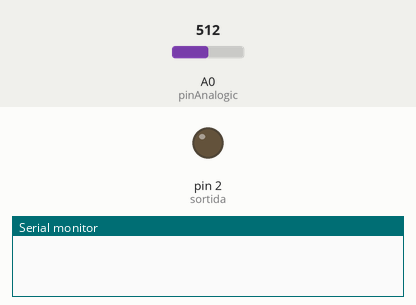
The sketch below on a simulated Arduino Uno, built with avr-gcc and run on an emulated ATmega328P. On the bench: output pins drawn as LEDs (lit = HIGH), the last lines printed to the serial monitor. The test bench sets the inputs (shaded band); at power-on: A0 (pinAnalogic) = 512.

Above: at 0.1 s.
At 30.1 s:
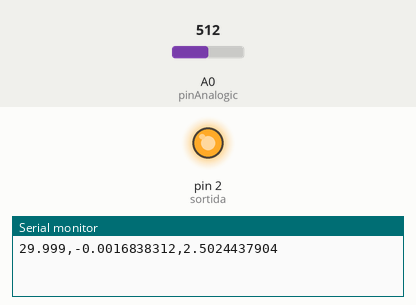
Timing chart, 0 to 61.6 s (numbered marks = the images above):
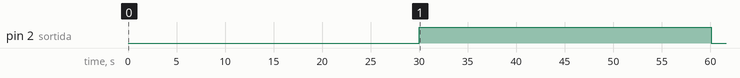

Measured:
- by itself, pin 2 (sortida): LOW → HIGH at 30.0 s, → LOW 30.1 s later

The sketch:

Programa_AD_instru.ino
```cpp
#include <Arduino.h>
#include <math.h>                                   //Llibreria per poder per els càlculs d'exponencials

double Vteoric, Vreal;                              //Variables tipus double on guardarem el voltatge teòric calculat, el temps en segons i i el voltatge mesurat per l'ADC, respectivament
long tempsmillis, tempsmillisbase;                  //Variable tipus long on guardarem el temps en milisegons
int estat;                                          //Variable int que ens servirà per controlar la màquina d'estats

long cicle = 30000;                                 //Variable per indicar els milisegons que durarà el cicle de càrrega/descàrrega
float RC = 2.97;                                    //Variable per indicar el resultat de multiplicar el valor de la resistència (en Ohm) per la capacitat (en Farads)
double Vunitat = 0.00488758553;                     //Variable per indicar els Volts per unitat de la lectura (vector de 10 bits -> 1024, Vref=5V, 5V/1023bits=0.00488758553V/unitat)
int pinAnalogic = A0;                               //Pin d'entrada on volem mesurar el voltatge
int sortida = 2;                                    //Pin on conectarem el rele
int t=120;                                          //Temps entre enviaments
int esperainicial=30000;

void carrega(double tempscarrega);                  //Funció que cridarem durant la càrrega
void descarrega(double tempsdescarrega);            //Funció que cridarem durant la descàrrega

void setup() {
  Serial.begin(9600);                               //Inicialitzem la connexió Serial a 9600 bauds
  tempsmillisbase = esperainicial;                  //Inicialitzem la variable tempsmillisbase a 30000
  estat = 0;                                        //Inicialitzem la variable d'estat a 0
  pinMode(sortida, OUTPUT);                         //Declarem el pin del relé com a sortida
  digitalWrite(sortida, LOW);
  delay(esperainicial);
}


void loop() {
  switch (estat) {                                  //Discriminem per estat

    case 0:                                         //Estat 0: càrrega del condensador
      digitalWrite(sortida, HIGH);                  //Activem el relé
      tempsmillis = millis();                       //Guardem a la variable tempsmillis els milisegons actuals

      if (tempsmillis - tempsmillisbase >= cicle) { //Si la diferència entre tempsmillis i tempsmillisbase és major a la variable cicle
        tempsmillisbase = tempsmillis;              //Prenem tempsmillis com a tempsmillisbase per tal de utilitzar-ho com a 0
        estat = 1;                                  //Passem a l'estat 1, descàrrega
        break;                                      //Sortim del case 0
      }

      else {                                        //Mentres la diferència entre tempsmillis i tempsmillisbase sigui menor a la variable cicle
        carrega(tempsmillis - tempsmillisbase);     //Executem la funció càrrega al temps Temps
        break;                                      //Sortim del case 0
      }


    case 1:                                         //Estat 1: descàrrega del condensador
      digitalWrite(sortida, LOW);                   //Desactivem el relé
      tempsmillis = millis();                       //Guardem a la variable tempsmillis els milisegons actuals

      if (tempsmillis - tempsmillisbase >= cicle) { //Si la diferència entre tempsmillis i tempsmillisbase és major a la variable cicle
        tempsmillisbase = tempsmillis;              //Prenem tempsmillis com a tempsmillisbase per tal de utilitzar-ho com a 0
        estat = 2;                                  //Passem a l'estat 0, càrrega
        break;                                      //Sortim del case 1
      }

      else {                                        //Mentres la diferència entre tempsmillis i tempsmillisbase sigui menor a la variable cicle
        descarrega(tempsmillis - tempsmillisbase);  //Executem la funció càrrega al temps Temps
        break;                                      //Sortim del case 1
      }

    case 2:                                         //Estat d'enclavament
    break;
  }
}


void carrega(double tempscarrega) {                 //Funció que cridarem durant la càrrega
  Vteoric = 5 * (1 - (exp((-tempscarrega) / (RC*1000.0))));  //Calculem Vteoric segons el temps
  int lectura = analogRead(pinAnalogic);            //Llegim la variable de 10 bits del pin analògic pinAnalogic i la guardem a la variable lectura
  Vreal = lectura * (Vunitat);                      //Calculem el voltage (multiplicant la lectura entre 0 i 1023 per el voltatge corresponent a cada unitat) i el guardem a Vreal
  Serial.print(tempsmillis/1000.0,3);               //Imprimim per serie el temps en segons amb 3 decimals
  Serial.print(",");                                //Separem per una coma
  Serial.print(Vteoric,10);                         //Imprimim per serie el valor teòric calculat amb 10 decimals
  Serial.print(",");                                //Separem per una coma
  Serial.println(Vreal,10);                         //Imprimim per serie el valor real captat per l'ADC amb 10 decimals
  delay(t);
}

void descarrega(double tempsdescarrega) {           //Funció que cridarem durant la descàrrega
  Vteoric = 5 * (exp((-tempsdescarrega) / (RC*1000.0))); //Calculem Vteoric segons el temps
  int lectura = analogRead(pinAnalogic);            //Llegim la variable de 10 bits del pin analògic pinAnalogic i la guardem a la variable lectura
  Vreal = lectura * (Vunitat);                      //Calculem el voltage (multiplicant la lectura entre 0 i 1023 per el voltatge corresponent a cada unitat) i el guardem a Vreal
  Serial.print(tempsmillis/1000.0,3);               //Imprimim per serie el temps en segons amb 3 decimals
  Serial.print(",");                                //Separem per una coma
  Serial.print(Vteoric,10);                         //Imprimim per serie el valor teòric calculat amb 10 decimals
  Serial.print(",");                                //Separem per una coma
  Serial.println(Vreal,10);                         //Imprimim per serie el valor real captat per l'ADC amb 10 decimals
  delay(t);
}
```
